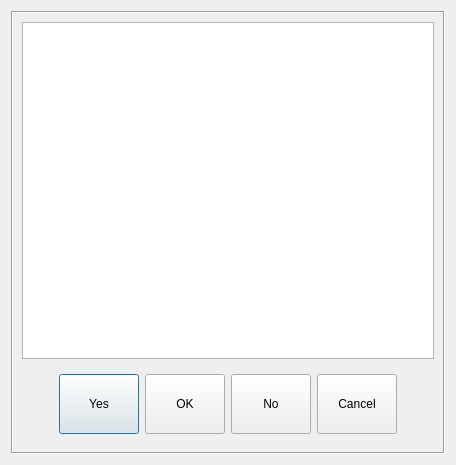
<?xml version="1.0" encoding="UTF-8"?>
<ui version="4.0">
 <class>RMessage</class>
 <widget class="QDialog" name="RMessage">
  <property name="geometry">
   <rect>
    <x>0</x>
    <y>0</y>
    <width>456</width>
    <height>465</height>
   </rect>
  </property>
  <property name="windowTitle">
   <string>Dialog</string>
  </property>
  <layout class="QVBoxLayout" name="verticalLayout_2">
   <item>
    <widget class="QFrame" name="frame">
     <property name="frameShape">
      <enum>QFrame::Box</enum>
     </property>
     <property name="frameShadow">
      <enum>QFrame::Sunken</enum>
     </property>
     <layout class="QVBoxLayout" name="verticalLayout">
      <item>
       <widget class="QTextEdit" name="teMessage">
        <property name="readOnly">
         <bool>true</bool>
        </property>
       </widget>
      </item>
      <item>
       <widget class="QWidget" name="widget" native="true">
        <layout class="QHBoxLayout" name="horizontalLayout">
         <item>
          <spacer name="horizontalSpacer">
           <property name="orientation">
            <enum>Qt::Horizontal</enum>
           </property>
           <property name="sizeHint" stdset="0">
            <size>
             <width>40</width>
             <height>20</height>
            </size>
           </property>
          </spacer>
         </item>
         <item>
          <widget class="QPushButton" name="btnYES">
           <property name="minimumSize">
            <size>
             <width>0</width>
             <height>60</height>
            </size>
           </property>
           <property name="text">
            <string>Yes</string>
           </property>
          </widget>
         </item>
         <item>
          <widget class="QPushButton" name="btnOK">
           <property name="minimumSize">
            <size>
             <width>0</width>
             <height>60</height>
            </size>
           </property>
           <property name="text">
            <string>OK</string>
           </property>
          </widget>
         </item>
         <item>
          <widget class="QPushButton" name="btnCancel">
           <property name="minimumSize">
            <size>
             <width>0</width>
             <height>60</height>
            </size>
           </property>
           <property name="text">
            <string>No</string>
           </property>
          </widget>
         </item>
         <item>
          <widget class="QPushButton" name="btnCancel_2">
           <property name="minimumSize">
            <size>
             <width>0</width>
             <height>60</height>
            </size>
           </property>
           <property name="text">
            <string>Cancel</string>
           </property>
          </widget>
         </item>
         <item>
          <spacer name="horizontalSpacer_2">
           <property name="orientation">
            <enum>Qt::Horizontal</enum>
           </property>
           <property name="sizeHint" stdset="0">
            <size>
             <width>40</width>
             <height>20</height>
            </size>
           </property>
          </spacer>
         </item>
        </layout>
       </widget>
      </item>
     </layout>
    </widget>
   </item>
  </layout>
 </widget>
 <resources/>
 <connections/>
</ui>
